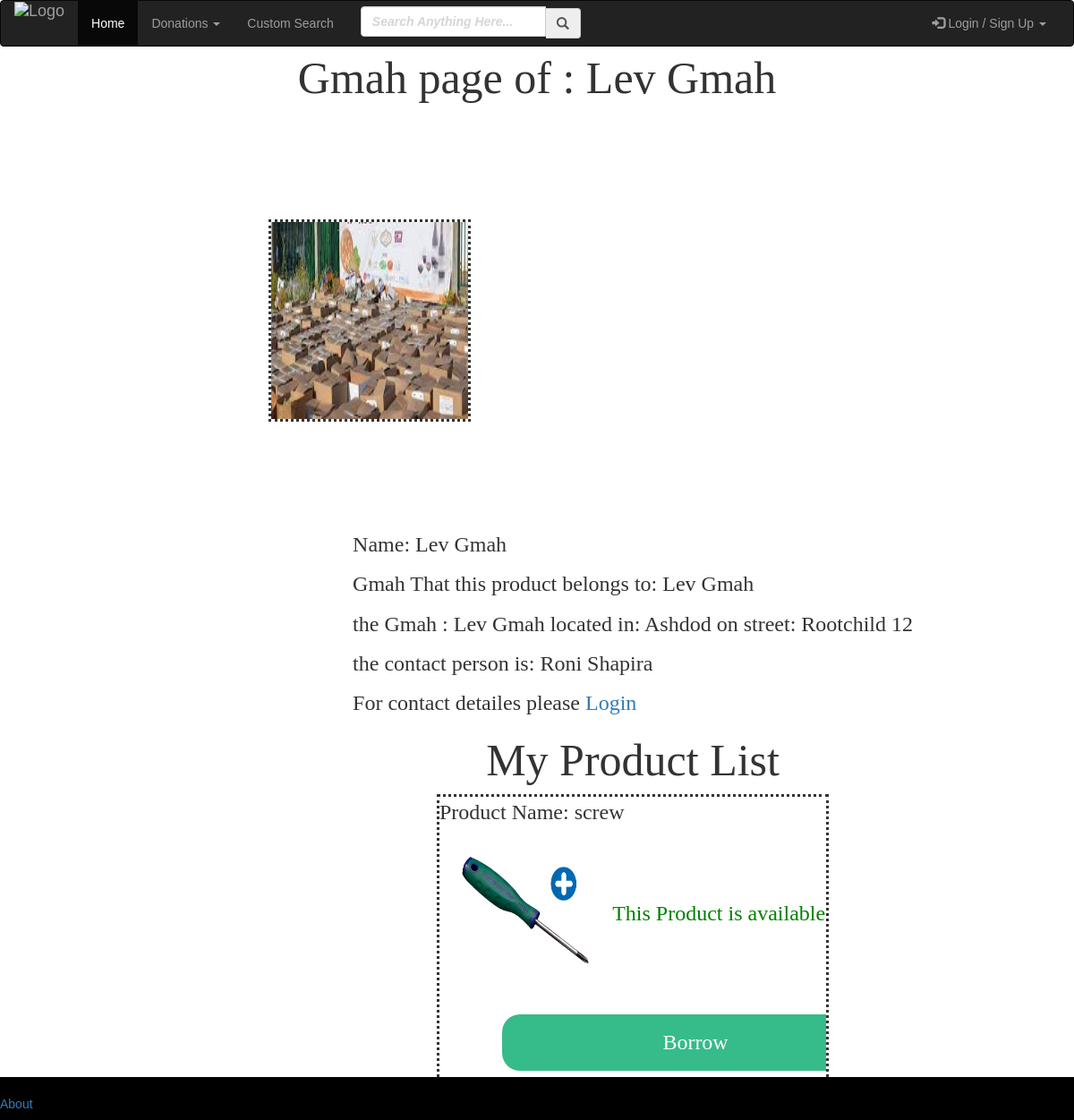
The page /gmah_page/12333 on the database as committed earlier.
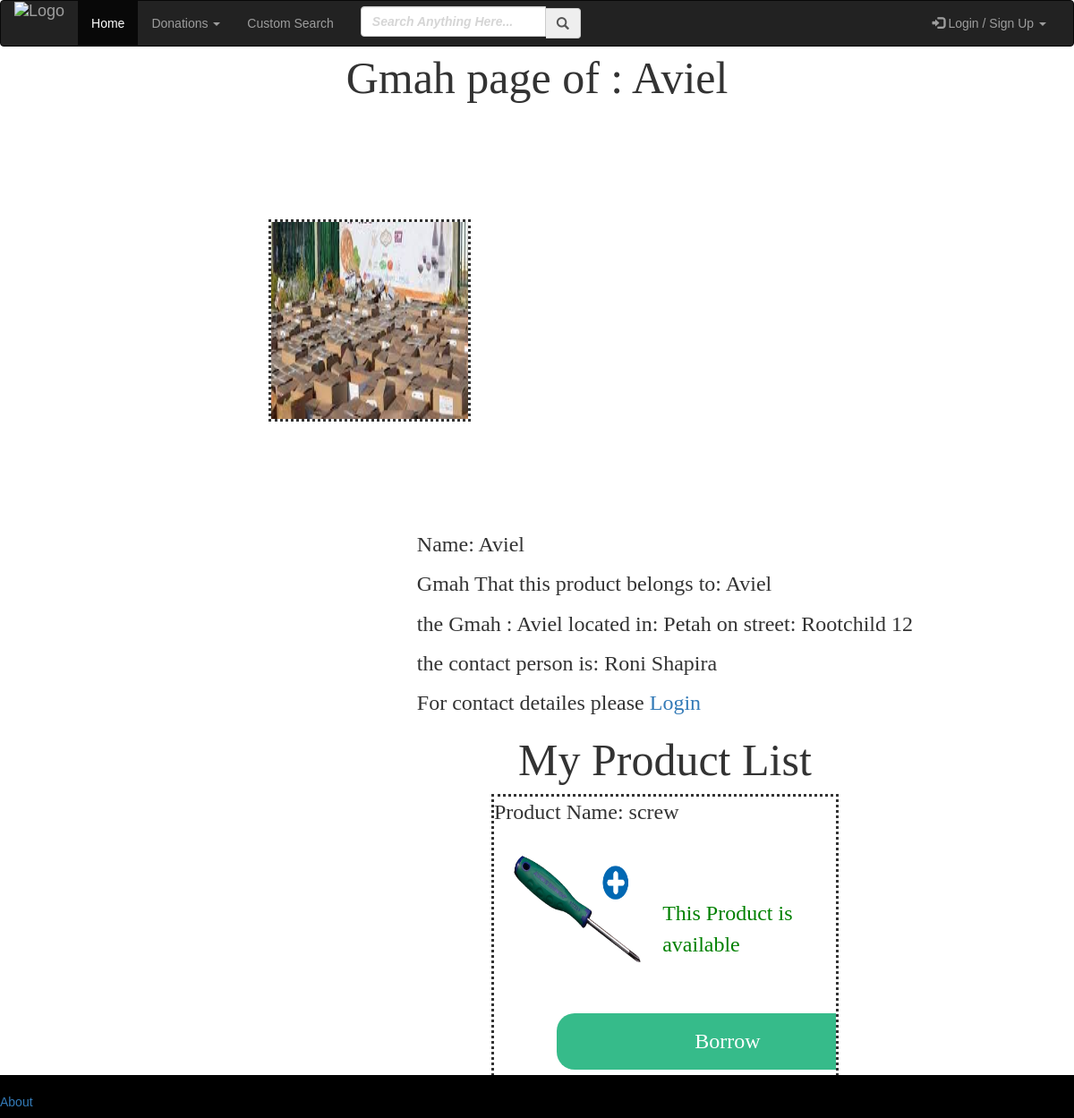
The same page on the database as committed later.
### project/models.py (models this page shows)
class Gmah(UserMixin, db.Model):
    id = db.Column(db.Integer, primary_key=True)
    name = db.Column(db.String(1000))
    email = db.Column(db.String(1000))
    password = db.Column(db.String(100))
    owner_first_name = db.Column(db.String(50))
    owner_last_name = db.Column(db.String(50))
    phone = db.Column(db.String(10))
    category = db.Column(db.String(50))
    city = db.Column(db.String(200))
    street = db.Column(db.String(200))
    street_number = db.Column(db.Integer)
    profile_picture = db.Column(db.String(200))

class Products(db.Model):
    id = db.Column(db.Integer, primary_key=True)
    name = db.Column(db.String(1000))
    category = db.Column(db.String(50))
    description = db.Column(db.String(1000))
    idle = db.Column(db.Boolean)
    gmah_id = db.Column(db.Integer, db.ForeignKey('Gmah.id'))
    pic_name = db.Column(db.String(50))

### project/main.py (the view)
@main.route('/gmah_page/<id>')
def gmah_page(id):
    gmah = Gmah.query.filter_by(id=id).first()
    products = Products.query.filter_by(gmah_id=id).all()
    return render_template('gmah_page.html',gmah=gmah,products=products)

### project/templates/gmah_page.html
{% extends "base.html" %}
{% block content %}
<h2 class="homewelcome" style="text-align:center;">Gmah page of : {{gmah.name }} </h2>
    {% set imagename = gmah.profile_picture %}
    <div class="productphoto">
    <img src={{url_for('static',filename='images/profile/{}'.format(imagename))}} width="220px" height="220px"></br>
    </div>
<div class="productdesc">
    <p>Name:        {{ gmah.name }}</p>
    <p>Gmah That this product belongs to:  {{gmah.name}}</p>
    <p>the Gmah : {{gmah.name}} located in:  {{gmah.city}} on street: {{gmah.street}} {{gmah.street_number}}</p>
    <p>the contact person is: {{gmah.owner_first_name}} {{gmah.owner_last_name}}</p>
    {% if current_user.is_authenticated%}
    <p>the contact detailes: {{gmah.phone}}</p>
    {% else %}
    <p>For contact detailes please <a href="/login">Login</a></p>
     {% endif %}
    <h2 class="homewelcome" style="text-align:center;">My Product List</h2>
    <div class="eachproduct">
    {% for product in products %}
        <p>Product Name: {{ product.name }}</p>
        {% set imagename = product.pic_name %}
        <img class="resultProductPhoto" src={{url_for('static',filename='images/products/{}'.format(imagename))}} width="150px" height="150px"><br><br>
        {% if product.idle %}
        <p style="color: green;">This Product is available</p>
       {% else %}
        <p style="color: red;" >This Product isnt available</p>
       {% endif %}
        <button action="/"> Borrow </button>
    {% endfor %}
        </div>
</div>
<br><br>
{% endblock %}

### project/templates/base.html (shortened to what this page needs)
<!DOCTYPE html>
<html>
<head>
    <link rel="stylesheet" href="https://maxcdn.bootstrapcdn.com/bootstrap/3.3.7/css/bootstrap.min.css">
    <link rel= "stylesheet" type= "text/css" href="/static/style.css">
</head>
<body>
<section class="hero is-primary is-fullheight sticky">
    <div class="hero-head">
        <div class="navbar navbar-inverse">
            <div class="container-fluid">
                <div class="row">
                    <div class="col-lg-12">
                        <div class="navbar-header">
                                <a href="{{ url_for('main.index') }}" class="navbar-brand">
                                    <img src="https://i.ibb.co/8M29bd5/Removal-963.png"
                                         alt="Logo" width="120%" height="240%" style="margin-top: -25%;">
                                </a>
                        </div>
                        <div class="navbar-collapse collapse" id="mobile_menu">
                            <ul class="nav navbar-nav">
                                <li class="active"><a href="{{ url_for('main.index') }}">Home</a></li>
                                <li><a href="#" class="dropdown-toggle" data-toggle="dropdown">Donations <span
                                        class="caret"></span></a>
                                </li>
                                <li><a href="/search">Custom Search</a></li>
                            </ul>
                            <ul class="nav navbar-nav">
                                <li>
                                    <form method="POST" action="/search" class="navbar-form">
                                        <div class="form-group">
                                            <div class="input-group">
                                                <input type="search" name="search" id="search"
                                                       placeholder="Search Anything Here..." class="form-control">
                                                <span class="input-group-addon"><span
                                                        class="glyphicon glyphicon-search"></span></span>
                                            </div>
                                        </div>
                                    </form>
                                </li>
                            </ul>
                            <ul class="nav navbar-nav navbar-right">
                                {% if not current_user.is_authenticated %}
                                <li><a href="#" class="dropdown-toggle" data-toggle="dropdown"><span
                                        class="glyphicon glyphicon-log-in"></span> Login / Sign Up <span
                                        class="caret"></span></a>
                                </li>
                                {% endif %}
                            </ul>
                        </div>
                    </div>
                </div>
            </div>
        </div>
    </div>
</section>
    {% block content %}
            {% endblock %}
 {% block footer %}
<footer>
  <p><br>
  <a href="/about">About</a></p>
</footer>
   {%- endblock %}
</body>
</html>

### project/static/style.css (style rules this page uses)
body { margin-top:5%; overflow-y: scroll; height: 100%; overflow-x: hidden; font-family: Arial, Helvetica, sans-serif; }
footer { background-color:black; width:100%; bottom:-2px; position:fixed; }
.sticky { position: fixed; width:100%; top:0; z-index: 999; color:53599A; }
.eachproduct { border-style: dotted; width:70%; height:100%; margin:auto; margin-bottom:2%; overflow: auto; }
.resultProductPhoto { float:left; margin:2% 5% 0 5%; }
.productphoto { float:left; margin:10% 0 0 25%; border-style: dotted; }
.productdesc { float:right; margin:10% 15% 0 0; font-family: 'Optima'; font-size:24px; }
.homewelcome { font-family: 'Optima'; font-size:50px; }
input { width: 70%; padding: 15px; margin: 5px 0 22px 0; display: block; border: none; margin:auto; margin-bottom:10px; background: #FFFFFF; border: 1px solid black; border-radius: 5px; height:12px; top:-2px; }
button { background-color: #04AA6D; color: white; padding: 14px 20px; margin: 40px 70px; border: none; cursor: pointer; width: 100%; opacity: 0.8; border-radius:20px; }
input::placeholder { text-align: left; opacity:0.4; }
::placeholder { opacity: 1; font-style: oblique; font-weight: bold; }

Rows that differ between the two databases and show on the page:
changed Gmah "Rootchild": name "Lev Gmah" → "Aviel"; city "Ashdod" → "Petah"
